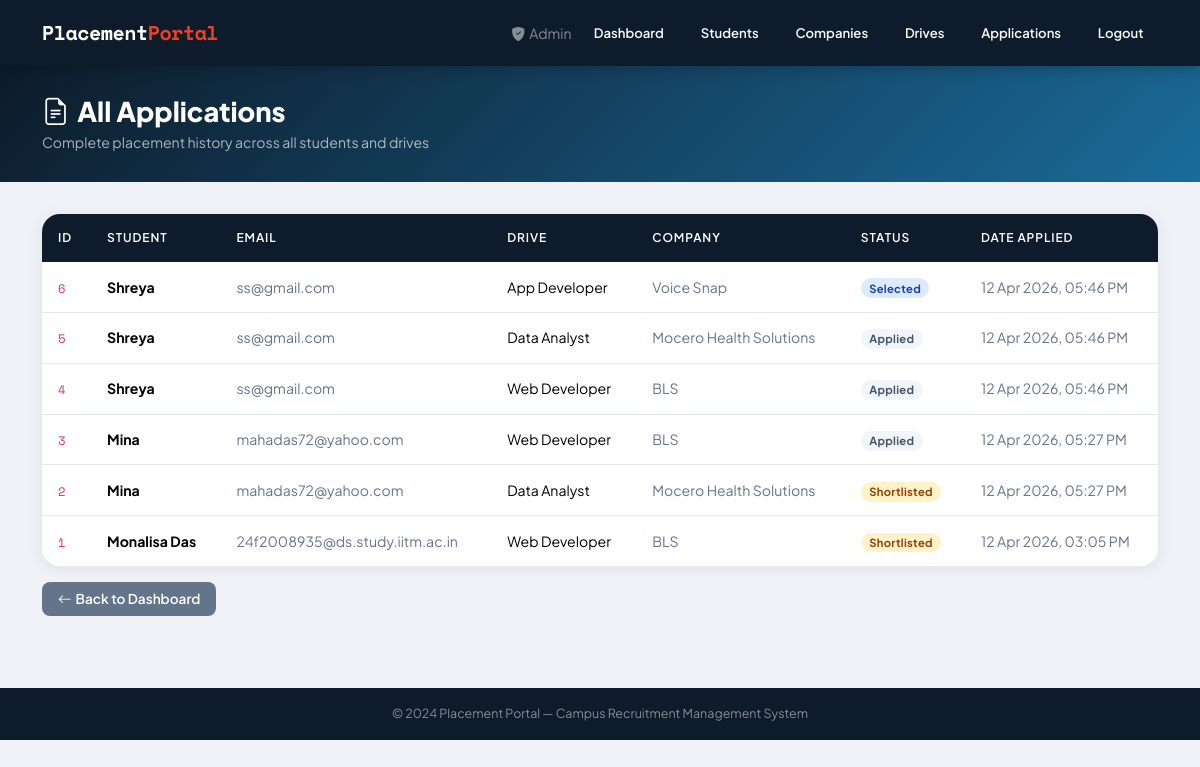
The page /admin/applications (signed in) on the database its author committed.
### models.py (models this page shows)
class Application(db.Model):
    id = db.Column(db.Integer, primary_key=True)
    student_id = db.Column(db.Integer, db.ForeignKey('student.id'))
    drive_id = db.Column(db.Integer, db.ForeignKey('drive.id'))
    status = db.Column(db.String(50), default="Applied")
    applied_at = db.Column(db.DateTime, default=datetime.utcnow)
    student = db.relationship('Student', backref='applications')
    drive = db.relationship('Drive', backref='applications')

class Student(db.Model):
    id = db.Column(db.Integer, primary_key=True)
    name = db.Column(db.String(100))
    email = db.Column(db.String(100), unique=True)
    password = db.Column(db.String(200))
    phone = db.Column(db.String(20), unique=True)
    branch = db.Column(db.String(100), nullable=True)
    cgpa = db.Column(db.Float, nullable=True)
    graduation_year = db.Column(db.Integer, nullable=True)
    resume_filename = db.Column(db.String(200), nullable=True)
    blacklisted = db.Column(db.Boolean, default=False)
    created_at = db.Column(db.DateTime, default=datetime.utcnow)

class Drive(db.Model):
    id = db.Column(db.Integer, primary_key=True)
    company_id = db.Column(db.Integer, db.ForeignKey('company.id'))
    job_title = db.Column(db.String(100))
    description = db.Column(db.String(1000))
    eligibility = db.Column(db.String(200))
    deadline = db.Column(db.String(50))
    package = db.Column(db.String(50), nullable=True)
    location = db.Column(db.String(100), nullable=True)
    approved = db.Column(db.Boolean, default=False)
    closed = db.Column(db.Boolean, default=False)
    created_at = db.Column(db.DateTime, default=datetime.utcnow)
    company = db.relationship('Company', backref='drives')

class Company(db.Model):
    id = db.Column(db.Integer, primary_key=True)
    name = db.Column(db.String(100), unique=True)
    hr_contact = db.Column(db.String(100))
    website = db.Column(db.String(200))
    description = db.Column(db.String(500), nullable=True)
    password = db.Column(db.String(200))
    approved = db.Column(db.Boolean, default=False)
    blacklisted = db.Column(db.Boolean, default=False)
    created_at = db.Column(db.DateTime, default=datetime.utcnow)

### admin.py (the view)
@admin_bp.route("/applications")
def applications():
    if admin_required():
        return redirect("/")
    apps = Application.query.order_by(Application.applied_at.desc()).all()
    return render_template("admin/applications.html", applications=apps)

### admin.py (called while the page is built)
def admin_required():
    return "admin" not in session

### templates/admin/applications.html (shortened to what this page needs)
{% extends "base.html" %}
{% block content %}
<div class="page-header">
  <div class="container">
    <h1><i class="bi bi-file-earmark-text me-2"></i>All Applications</h1>
    <p>Complete placement history across all students and drives</p>
  </div>
</div>
<div class="container pb-4">
  <div class="table-wrap">
    <div class="table-responsive">
    <table class="table">
      <thead>
        <tr><th>ID</th><th>Student</th><th>Email</th><th>Drive</th><th>Company</th><th>Status</th><th>Date Applied</th></tr>
      </thead>
      <tbody>
        {% for app in applications %}
        <tr>
          <td><code class="mono">{{ app.id }}</code></td>
          <td><strong>{{ app.student.name if app.student else 'N/A' }}</strong></td>
          <td class="text-muted small">{{ app.student.email if app.student else '—' }}</td>
          <td>{{ app.drive.job_title if app.drive else 'N/A' }}</td>
          <td class="text-muted small">{{ app.drive.company.name if app.drive and app.drive.company else '—' }}</td>
          <td>
            {% if app.status == 'Selected' %}<span class="badge b-selected">Selected</span>
            {% elif app.status == 'Shortlisted' %}<span class="badge b-shortlist">Shortlisted</span>
            {% elif app.status == 'Rejected' %}<span class="badge b-rejected">Rejected</span>
            {% else %}<span class="badge b-applied">Applied</span>{% endif %}
          </td>
          <td class="text-muted small">{{ app.applied_at.strftime('%d %b %Y, %I:%M %p') if app.applied_at else '—' }}</td>
        </tr>
        {% else %}
        <tr><td colspan="7" class="text-center py-4 text-muted">No applications found.</td></tr>
        {% endfor %}
      </tbody>
    </table>
    </div>
  </div>
  <div class="mt-3"><a href="/admin/dashboard" class="btn btn-secondary"><i class="bi bi-arrow-left me-1"></i>Back to Dashboard</a></div>
</div>
{% endblock %}

### static/css/style.css (style rules this page uses)
:root { --primary: #0d1b2a; --secondary: #1b2838; --accent: #1a6b9a; --highlight: #e8422a; --success: #1db954; --warning: #f5a623; --danger: #c0392b; --info: #2980b9; --light-bg: #f0f2f8; --card-bg: #ffffff; --text-main: #0d1b2a; --text-muted: #64748b; --border: #e2e8f0; --shadow: 0 2px 16px rgba(13,27,42,0.08); --shadow-lg: 0 8px 32px rgba(13,27,42,0.15); --radius: 12px; --radius-lg: 18px; }
*, *::before, *::after { box-sizing: border-box; margin: 0; padding: 0; }
body { font-family: 'Plus Jakarta Sans', sans-serif; background: var(--light-bg); color: var(--text-main); min-height: 100vh; line-height: 1.6; }
.page-header { background: linear-gradient(135deg, var(--primary) 0%, var(--accent) 100%); color: #fff; padding: 1.8rem 0; margin-bottom: 2rem; }
.page-header h1 { font-size: 1.7rem; font-weight: 800; margin-bottom: 0.2rem; }
.page-header p { opacity: 0.65; font-size: 0.88rem; margin: 0; }
.table-wrap { border-radius: var(--radius-lg); overflow: hidden; box-shadow: var(--shadow); }
.table { margin-bottom: 0; border-collapse: collapse; }
.table thead th { background: var(--primary); color: #fff; font-weight: 600; font-size: 0.75rem; text-transform: uppercase; letter-spacing: 0.9px; padding: 0.9rem 1rem; border: none; }
.table tbody td { padding: 0.85rem 1rem; border-bottom: 1px solid var(--border); vertical-align:middle; font-size:0.88rem; }
.table tbody tr:last-child td { border-bottom: none; }
.badge { font-size:0.7rem; padding:0.38em 0.75em; border-radius:20px; font-weight:700; letter-spacing:0.3px; }
.b-selected { background:#dbeafe; color:#1e40af; }
.b-shortlist { background:#fef3c7; color:#92400e; }
.b-applied { background:#f1f5f9; color:#475569; }
.btn { border-radius:8px; font-weight:600; font-size:0.85rem; padding:0.42rem 1rem; transition:all 0.18s; border:none; }
.btn-secondary { background:#64748b; color:#fff; }
.text-muted { color:var(--text-muted) !important; }
.mono { font-family:'Space Mono',monospace; }

### rows shown on the page
Application: id "6", student "Shreya", student "ss@gmail.com", drive "App Developer", drive.company "Voice Snap", status "Selected", applied_at "12 Apr 2026, 05:46 PM"
Application: id "5", student "Shreya", student "ss@gmail.com", drive "Data Analyst", drive.company "Mocero Health Solutions", status "Applied", applied_at "12 Apr 2026, 05:46 PM"
Application: id "4", student "Shreya", student "ss@gmail.com", drive "Web Developer", drive.company "BLS", status "Applied", applied_at "12 Apr 2026, 05:46 PM"
Application: id "3", student "Mina", student "mahadas72@yahoo.com", drive "Web Developer", drive.company "BLS", status "Applied", applied_at "12 Apr 2026, 05:27 PM"
Application: id "2", student "Mina", student "mahadas72@yahoo.com", drive "Data Analyst", drive.company "Mocero Health Solutions", status "Shortlisted", applied_at "12 Apr 2026, 05:27 PM"
Application: id "1", student "Monalisa Das", student "24f2008935@ds.study.iitm.ac.in", drive "Web Developer", drive.company "BLS", status "Shortlisted", applied_at "12 Apr 2026, 03:05 PM"
